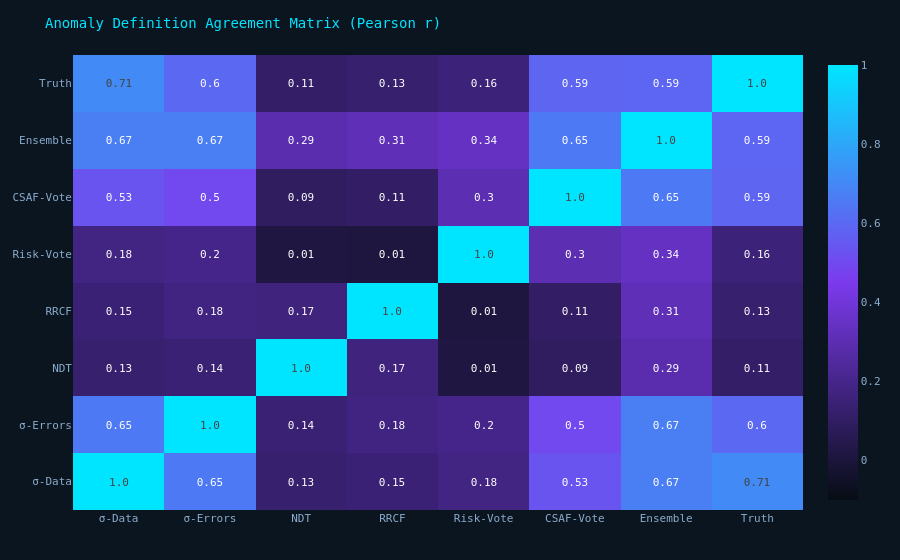

Notebook cell for this chart:
### Code cell
# ── Plot 4: Anomaly Definition Comparison Heatmap ─────────────────────────────
det_cols_map = {
    "σ-Data"   : "det_sigma_data",
    "σ-Errors" : "det_sigma_errors",
    "NDT"      : "det_ndt",
    "RRCF"     : "det_rrcf",
    "Risk-Vote": "vote_risk",
    "CSAF-Vote": "vote_csaf",
    "Ensemble" : "final_anomaly",
    "Truth"    : "anomaly_label",
}
cols_present = {k: v for k, v in det_cols_map.items() if v in df.columns}
det_matrix   = df[[v for v in cols_present.values()]].rename(columns={v: k for k, v in cols_present.items()})
corr_det     = det_matrix.corr()

fig4 = go.Figure(go.Heatmap(
    z=corr_det.values, x=corr_det.columns.tolist(), y=corr_det.index.tolist(),
    colorscale=[[0, PALETTE["bg"]], [0.5, PALETTE["purple"]], [1, PALETTE["cyan"]]],
    text=corr_det.round(2).astype(str).values, texttemplate="%{text}", showscale=True,
    zmin=-0.1, zmax=1.0,
))
fig4 = _layout(fig4, "Anomaly Definition Agreement Matrix (Pearson r)")
fig4.show()

### Figure 1 — Plotly figure (JSON) as saved in the notebook; plotly's stock layout.template omitted (floating-point values rounded to 4 significant figures)
{"data": [{"colorscale": [[0, "#060d14"], [0.5, "#7c3aed"], [1, "#00e5ff"]], "showscale": true, "text": [["1.0", "0.65", "0.13", "0.15", "0.18", "0.53", "0.67", "0.71"], ["0.65", "1.0", "0.14", "0.18", "0.2", "0.5", "0.67", "0.6"], ["0.13", "0.14", "1.0", "0.17", "0.01", "0.09", "0.29", "0.11"], ["0.15", "0.18", "0.17", "1.0", "0.01", "0.11", "0.31", "0.13"], ["0.18", "0.2", "0.01", "0.01", "1.0", "0.3", "0.34", "0.16"], ["0.53", "0.5", "0.09", "0.11", "0.3", "1.0", "0.65", "0.59"], ["0.67", "0.67", "0.29", "0.31", "0.34", "0.65", "1.0", "0.59"], ["0.71", "0.6", "0.11", "0.13", "0.16", "0.59", "0.59", "1.0"]], "texttemplate": "%{text}", "type": "heatmap", "x": ["σ-Data", "σ-Errors", "NDT", "RRCF", "Risk-Vote", "CSAF-Vote", "Ensemble", "Truth"], "y": ["σ-Data", "σ-Errors", "NDT", "RRCF", "Risk-Vote", "CSAF-Vote", "Ensemble", "Truth"], "z": [[1.0, 0.653, 0.1284, 0.1451, 0.1809, 0.5345, 0.6723, 0.7074], [0.653, 1.0, 0.1416, 0.1754, 0.198, 0.4961, 0.6723, 0.5969], [0.1284, 0.1416, 1.0, 0.167, 0.01478, 0.09194, 0.2912, 0.1126], [0.1451, 0.1754, 0.167, 1.0, 0.01016, 0.1091, 0.3125, 0.1281], [0.1809, 0.198, 0.01478, 0.01016, 1.0, 0.2994, 0.3398, 0.1582], [0.5345, 0.4961, 0.09194, 0.1091, 0.2994, 1.0, 0.6528, 0.5872], [0.6723, 0.6723, 0.2912, 0.3125, 0.3398, 0.6528, 1.0, 0.5903], [0.7074, 0.5969, 0.1126, 0.1281, 0.1582, 0.5872, 0.5903, 1.0]], "zmax": 1, "zmin": -0.1}], "layout": {"font": {"color": "#8aaccc", "family": "Share Tech Mono, monospace", "size": 11}, "legend": {"bgcolor": "rgba(0,0,0,0)", "font": {"color": "#8aaccc"}}, "margin": {"b": 50, "l": 60, "r": 30, "t": 55}, "paper_bgcolor": "#0b1520", "plot_bgcolor": "#060d14", "title": {"font": {"color": "#00e5ff", "size": 14}, "text": "Anomaly Definition Agreement Matrix (Pearson r)"}, "xaxis": {"gridcolor": "#0e2235"}, "yaxis": {"gridcolor": "#0e2235"}}}
